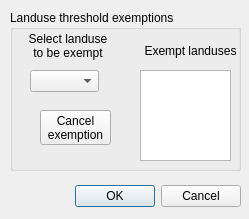
<?xml version="1.0" encoding="UTF-8"?>
<ui version="4.0">
 <class>ExemptDialog</class>
 <widget class="QDialog" name="ExemptDialog">
  <property name="geometry">
   <rect>
    <x>0</x>
    <y>0</y>
    <width>249</width>
    <height>219</height>
   </rect>
  </property>
  <property name="windowTitle">
   <string>Exempt Landuses</string>
  </property>
  <property name="windowIcon">
   <iconset>
    <normaloff>:/plugins/qswat/QSWAT-Icon/QSWAT-Icon-SWAT-16.ico</normaloff>:/plugins/qswat/QSWAT-Icon/QSWAT-Icon-SWAT-16.ico</iconset>
  </property>
  <widget class="QDialogButtonBox" name="buttonBox">
   <property name="geometry">
    <rect>
     <x>-100</x>
     <y>180</y>
     <width>341</width>
     <height>32</height>
    </rect>
   </property>
   <property name="toolTip">
    <string>Save exemptions (OK) or leave exemptions the same as when this form was opened (Cancel).</string>
   </property>
   <property name="orientation">
    <enum>Qt::Horizontal</enum>
   </property>
   <property name="standardButtons">
    <set>QDialogButtonBox::Cancel|QDialogButtonBox::Ok</set>
   </property>
  </widget>
  <widget class="QGroupBox" name="groupBox">
   <property name="geometry">
    <rect>
     <x>10</x>
     <y>10</y>
     <width>231</width>
     <height>161</height>
    </rect>
   </property>
   <property name="title">
    <string>Landuse threshold exemptions</string>
   </property>
   <widget class="QListWidget" name="exemptBox">
    <property name="geometry">
     <rect>
      <x>130</x>
      <y>60</y>
      <width>91</width>
      <height>91</height>
     </rect>
    </property>
   </widget>
   <widget class="QPushButton" name="cancelExemptionButton">
    <property name="geometry">
     <rect>
      <x>30</x>
      <y>100</y>
      <width>71</width>
      <height>35</height>
     </rect>
    </property>
    <property name="toolTip">
     <string>Remove the selected landuse from the list of exempt landuses.</string>
    </property>
    <property name="text">
     <string>Cancel
exemption</string>
    </property>
   </widget>
   <widget class="QLabel" name="label_2">
    <property name="geometry">
     <rect>
      <x>10</x>
      <y>20</y>
      <width>96</width>
      <height>31</height>
     </rect>
    </property>
    <property name="inputMethodHints">
     <set>Qt::ImhNone</set>
    </property>
    <property name="text">
     <string>Select landuse
to be exempt</string>
    </property>
    <property name="alignment">
     <set>Qt::AlignCenter</set>
    </property>
   </widget>
   <widget class="QLabel" name="label_3">
    <property name="geometry">
     <rect>
      <x>130</x>
      <y>30</y>
      <width>101</width>
      <height>21</height>
     </rect>
    </property>
    <property name="text">
     <string>Exempt landuses</string>
    </property>
    <property name="alignment">
     <set>Qt::AlignCenter</set>
    </property>
   </widget>
   <widget class="QComboBox" name="chooseBox">
    <property name="geometry">
     <rect>
      <x>20</x>
      <y>60</y>
      <width>69</width>
      <height>22</height>
     </rect>
    </property>
    <property name="insertPolicy">
     <enum>QComboBox::InsertAlphabetically</enum>
    </property>
   </widget>
  </widget>
  <zorder>groupBox</zorder>
  <zorder>buttonBox</zorder>
 </widget>
 <resources>
  <include location="resources.qrc"/>
 </resources>
 <connections>
  <connection>
   <sender>buttonBox</sender>
   <signal>accepted()</signal>
   <receiver>ExemptDialog</receiver>
   <slot>accept()</slot>
   <hints>
    <hint type="sourcelabel">
     <x>248</x>
     <y>254</y>
    </hint>
    <hint type="destinationlabel">
     <x>157</x>
     <y>274</y>
    </hint>
   </hints>
  </connection>
  <connection>
   <sender>buttonBox</sender>
   <signal>rejected()</signal>
   <receiver>ExemptDialog</receiver>
   <slot>reject()</slot>
   <hints>
    <hint type="sourcelabel">
     <x>316</x>
     <y>260</y>
    </hint>
    <hint type="destinationlabel">
     <x>286</x>
     <y>274</y>
    </hint>
   </hints>
  </connection>
 </connections>
</ui>
